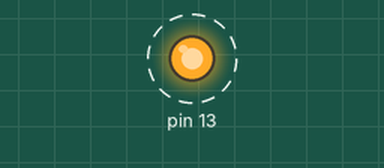
Recording of a sketch running on a simulated Arduino Uno, built with avr-gcc and run on an emulated ATmega328P. Parts: output pins drawn as LEDs (lit = HIGH). Dashed ring = blinking.

Above: at 0.1 s.
Timing chart, 0 to 3.0 s (numbered marks = the images above):
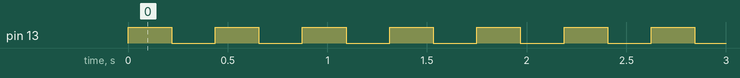

Measured:
- by itself, pin 13: alternates HIGH for 0.22 s and LOW for 0.22 s

The sketch:

Ex5.ino
```cpp
void NewDelay (unsigned long mSecondsApx);

void setup()
{
    unsigned char *portDDRB;
    portDDRB = (unsigned char *) 0x24;
    *portDDRB |= 0x20;
}

void loop ()
{
    unsigned char *portB;
    portB = (unsigned char *) 0x25;
    *portB |= 0x20;
    NewDelay (100);
    *portB &= 0xDF;
    NewDelay (100);
}

void NewDelay (unsigned long mSecondsApx)
{
    volatile unsigned long i;
    // unsigned char j;
    // unsigned long k;

    unsigned long endTime = 1000 * mSecondsApx;  // Need to lengthen time

    for (i = 0; i < endTime; i++)
    {
        // Makes no sense why you would want to impliment this
        // j = 10;
        // do
        // {
        //     j = j - i;
        //     k = i/j;
        // }

        // while (k>0);
    }
}
```
